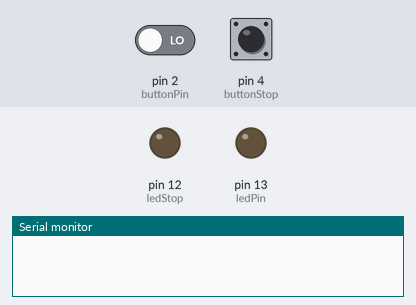
Simulated run of this sketch. Board: Arduino Uno, built with avr-gcc and run on an emulated ATmega328P. On the bench: output pins drawn as LEDs (lit = HIGH), the last lines printed to the serial monitor. Inputs (shaded band) come from the test bench; at power-on: pin 4 (buttonStop) LOW, pin 2 (buttonPin) LOW.

Above: at 1.2 s.
1.3 s: pin 4 (buttonStop) pulled HIGH for 0.15 s
At 1.37 s:
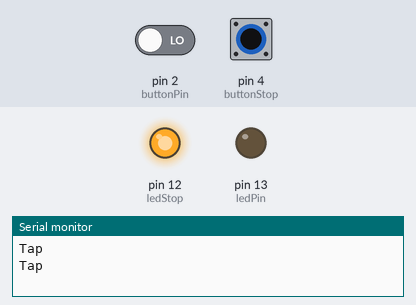
2.9 s: pin 4 (buttonStop) pulled HIGH for 3.2 s
At 6.9 s:
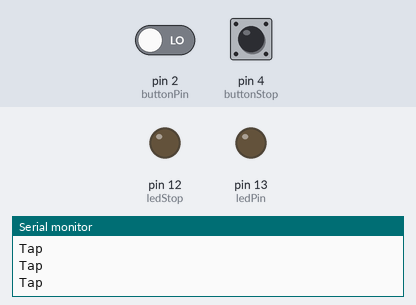
7.6 s: pin 2 (buttonPin) driven HIGH and pin 4 (buttonStop) driven HIGH
At 8.1 s:
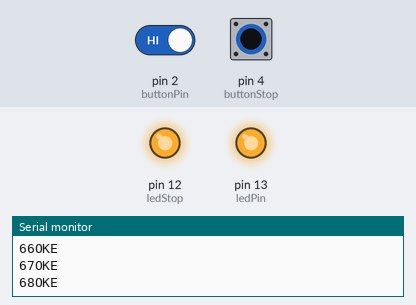
11.2 s: pin 4 (buttonStop) driven LOW
At 11.7 s:
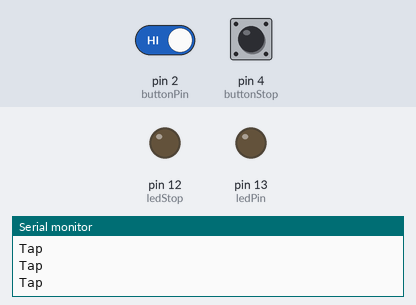
Timing chart, 0 to 13.7 s (numbered marks = the images above; inputs shaded):
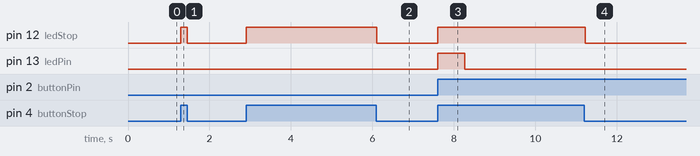

The sketch:

Button.ino
```cpp
const int  buttonPin = 2;// the pin that the pushbutton is attached to
const int  buttonStop = 4;
const int ledStop = 12;
const int ledPin = 13;       // the pin that the LED is attached to

// Variables will change:
int buttonPushCounter = 0;   // counter for the number of button presses
int buttonState = 0;// current state of the button
int lastButtonState = 0;     // previous state of the button
int lastButtonStateStop = 0;
int buttonStateStop = 0;

int var = 0;

void setup() {
  // initialize the button pin as a input:
  pinMode(buttonPin, INPUT);
  // initialize the LED as an output:
  pinMode(ledPin, OUTPUT);
  // initialize serial communication:
  Serial.begin(9600);
  pinMode(buttonStop, INPUT);
  pinMode(ledStop, OUTPUT);
}
void Stop(){
 buttonStateStop = digitalRead(buttonStop);
 if (buttonStateStop != lastButtonStateStop){
  if(buttonStateStop == HIGH) {
    Serial.println("Tap");
    digitalWrite(ledPin, LOW);
    digitalWrite(ledStop,HIGH);
    Start();
  } else {
    digitalWrite(ledStop  , LOW);
  }
  delay(50);
  }
  lastButtonStateStop = buttonStop;
}
void Start(){
   // read the pushbutton input pin:
  buttonState = digitalRead(buttonPin);
  // compare the buttonState to its previous state
  if (buttonState != lastButtonState) {
    // if the state has changed, increment the counter
    if (buttonState == HIGH) {
      // if the current state is HIGH then the button went from off to on:
      Serial.println("on");
      digitalWrite(ledPin, HIGH);
      while (var < 100) {
  // do something repetitive 100 times
  var++;
  Serial.println("OKE");
  Serial.print(var);
      }
      digitalWrite(ledPin, LOW);
      Serial.println("Selesai");
    } else {
      // if the current state is LOW then the button went from on to off:
      digitalWrite(ledPin, LOW);
      Serial.println("off");
    }
    // Delay a little bit to avoid bouncing
    delay(50);
  }
  // save the current state as the last state, for next time through the loop
  lastButtonState = buttonState;
}

void loop() {
//Start();

Stop();
}
```

Measured:
- after the input at 1.3 s, pin 12 (ledStop): LOW → HIGH at once, → LOW 0.15 s later
- after the input at 2.9 s, pin 12 (ledStop): LOW → HIGH at once, → LOW 3.2 s later
- after the input at 7.6 s, pin 12 (ledStop): LOW → HIGH at once; pin 13 (ledPin): LOW → HIGH at once, → LOW 0.66 s later
- after the input at 11.2 s, pin 12 (ledStop): HIGH → LOW at once
